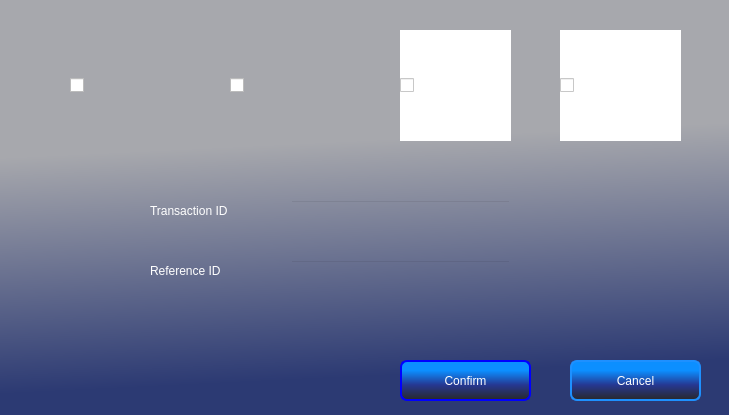
<?xml version="1.0" encoding="UTF-8"?>
<ui version="4.0">
 <class>Payment</class>
 <widget class="QDialog" name="Payment">
  <property name="geometry">
   <rect>
    <x>0</x>
    <y>0</y>
    <width>729</width>
    <height>415</height>
   </rect>
  </property>
  <property name="windowTitle">
   <string>Payment</string>
  </property>
  <property name="styleSheet">
   <string notr="true">QDialog{background-color:qlineargradient(spread:pad, x1:0.625, y1:0, x2:0.704545, y2:0.920455, stop:0.352273 rgba(167, 168, 173, 255), stop:0.965909 rgba(44, 58, 115, 255));
color:white}

QPushButton{background:qlineargradient(spread:pad, x1:0.477273, y1:1, x2:0.477273, y2:0.107955, stop:0 rgba(41, 41, 41, 255), stop:0.431818 rgba(38, 55, 145, 255), stop:0.846591 rgba(12, 143, 255, 255));
border-radius:7px;
color:white;
border:2px solid DodgerBlue;
}
QPushButton:hover{background:qlineargradient(spread:pad, x1:0.477273, y1:1, x2:0.477273, y2:0.107955, stop:0 rgba(12, 143, 255, 255), stop:0.431818 rgba(38, 55, 145, 255), stop:0.846591 rgba(41, 41, 41, 255))
}</string>
  </property>
  <widget class="QStackedWidget" name="stackedWidget">
   <property name="geometry">
    <rect>
     <x>0</x>
     <y>160</y>
     <width>731</width>
     <height>181</height>
    </rect>
   </property>
   <property name="styleSheet">
    <string notr="true">background-color: transparent;</string>
   </property>
   <property name="currentIndex">
    <number>1</number>
   </property>
   <widget class="QWidget" name="Bkash">
    <property name="styleSheet">
     <string notr="true"/>
    </property>
    <widget class="QLabel" name="label">
     <property name="geometry">
      <rect>
       <x>150</x>
       <y>30</y>
       <width>111</width>
       <height>41</height>
      </rect>
     </property>
     <property name="styleSheet">
      <string notr="true">color: rgb(255, 255, 255);
font: 10pt &quot;Comic Sans MS&quot;;
background:transparent;</string>
     </property>
     <property name="text">
      <string>Transaction ID</string>
     </property>
    </widget>
    <widget class="QLineEdit" name="bktr">
     <property name="geometry">
      <rect>
       <x>290</x>
       <y>40</y>
       <width>221</width>
       <height>31</height>
      </rect>
     </property>
     <property name="styleSheet">
      <string notr="true">color: rgb(255, 255, 255);
font: 10pt &quot;Comic Sans MS&quot;;
background:transparent;</string>
     </property>
    </widget>
    <widget class="QLineEdit" name="bkref">
     <property name="geometry">
      <rect>
       <x>290</x>
       <y>100</y>
       <width>221</width>
       <height>31</height>
      </rect>
     </property>
     <property name="styleSheet">
      <string notr="true">color: rgb(255, 255, 255);
font: 10pt &quot;Comic Sans MS&quot;;
background:transparent;</string>
     </property>
    </widget>
    <widget class="QLabel" name="label_2">
     <property name="geometry">
      <rect>
       <x>150</x>
       <y>90</y>
       <width>111</width>
       <height>41</height>
      </rect>
     </property>
     <property name="styleSheet">
      <string notr="true">color: rgb(255, 255, 255);
font: 10pt &quot;Comic Sans MS&quot;;
background:transparent;</string>
     </property>
     <property name="text">
      <string>Reference ID</string>
     </property>
    </widget>
   </widget>
   <widget class="QWidget" name="Rocket">
    <widget class="QLineEdit" name="rktr">
     <property name="geometry">
      <rect>
       <x>290</x>
       <y>40</y>
       <width>221</width>
       <height>31</height>
      </rect>
     </property>
     <property name="styleSheet">
      <string notr="true">color: rgb(255, 255, 255);
font: 10pt &quot;Comic Sans MS&quot;;
background:transparent;</string>
     </property>
    </widget>
    <widget class="QLabel" name="label_3">
     <property name="geometry">
      <rect>
       <x>150</x>
       <y>30</y>
       <width>111</width>
       <height>41</height>
      </rect>
     </property>
     <property name="styleSheet">
      <string notr="true">color: rgb(255, 255, 255);
font: 10pt &quot;Comic Sans MS&quot;;
background:transparent;</string>
     </property>
     <property name="text">
      <string>Transaction ID</string>
     </property>
    </widget>
    <widget class="QLineEdit" name="rkref">
     <property name="geometry">
      <rect>
       <x>290</x>
       <y>100</y>
       <width>221</width>
       <height>31</height>
      </rect>
     </property>
     <property name="styleSheet">
      <string notr="true">color: rgb(255, 255, 255);
font: 10pt &quot;Comic Sans MS&quot;;
background:transparent;</string>
     </property>
    </widget>
    <widget class="QLabel" name="label_4">
     <property name="geometry">
      <rect>
       <x>150</x>
       <y>90</y>
       <width>111</width>
       <height>41</height>
      </rect>
     </property>
     <property name="styleSheet">
      <string notr="true">color: rgb(255, 255, 255);
font: 10pt &quot;Comic Sans MS&quot;;
background:transparent;</string>
     </property>
     <property name="text">
      <string>Reference ID</string>
     </property>
    </widget>
   </widget>
   <widget class="QWidget" name="Visa">
    <widget class="QLabel" name="label_5">
     <property name="geometry">
      <rect>
       <x>170</x>
       <y>40</y>
       <width>111</width>
       <height>41</height>
      </rect>
     </property>
     <property name="styleSheet">
      <string notr="true">color: rgb(255, 255, 255);
font: 10pt &quot;Comic Sans MS&quot;;
background:transparent;</string>
     </property>
     <property name="text">
      <string>Card  Name</string>
     </property>
    </widget>
    <widget class="QLineEdit" name="vscard">
     <property name="geometry">
      <rect>
       <x>310</x>
       <y>100</y>
       <width>201</width>
       <height>31</height>
      </rect>
     </property>
     <property name="styleSheet">
      <string notr="true">color: rgb(255, 255, 255);
font: 10pt &quot;Comic Sans MS&quot;;
background:transparent;</string>
     </property>
    </widget>
    <widget class="QLabel" name="label_6">
     <property name="geometry">
      <rect>
       <x>170</x>
       <y>100</y>
       <width>111</width>
       <height>41</height>
      </rect>
     </property>
     <property name="styleSheet">
      <string notr="true">color: rgb(255, 255, 255);
font: 10pt &quot;Comic Sans MS&quot;;
background:transparent;</string>
     </property>
     <property name="text">
      <string>Card No.</string>
     </property>
    </widget>
    <widget class="QComboBox" name="visacombo">
     <property name="geometry">
      <rect>
       <x>310</x>
       <y>40</y>
       <width>201</width>
       <height>31</height>
      </rect>
     </property>
     <property name="styleSheet">
      <string notr="true">background:Lavender;
border:2px solid gray;
border-radius:5px</string>
     </property>
    </widget>
   </widget>
   <widget class="QWidget" name="Master">
    <widget class="QLabel" name="label_8">
     <property name="geometry">
      <rect>
       <x>170</x>
       <y>100</y>
       <width>111</width>
       <height>41</height>
      </rect>
     </property>
     <property name="styleSheet">
      <string notr="true">color: rgb(255, 255, 255);
font: 10pt &quot;Comic Sans MS&quot;;
background:transparent;</string>
     </property>
     <property name="text">
      <string>Card No.</string>
     </property>
    </widget>
    <widget class="QLineEdit" name="mscard">
     <property name="geometry">
      <rect>
       <x>310</x>
       <y>100</y>
       <width>201</width>
       <height>31</height>
      </rect>
     </property>
     <property name="styleSheet">
      <string notr="true">color: rgb(255, 255, 255);
font: 10pt &quot;Comic Sans MS&quot;;
background:transparent;</string>
     </property>
    </widget>
    <widget class="QLabel" name="label_7">
     <property name="geometry">
      <rect>
       <x>170</x>
       <y>40</y>
       <width>111</width>
       <height>41</height>
      </rect>
     </property>
     <property name="styleSheet">
      <string notr="true">color: rgb(255, 255, 255);
font: 10pt &quot;Comic Sans MS&quot;;
background:transparent;</string>
     </property>
     <property name="text">
      <string>Card  Name</string>
     </property>
    </widget>
    <widget class="QComboBox" name="mastercombo">
     <property name="geometry">
      <rect>
       <x>310</x>
       <y>40</y>
       <width>201</width>
       <height>31</height>
      </rect>
     </property>
     <property name="styleSheet">
      <string notr="true">background:Lavender;
border:2px solid gray;
border-radius:5px</string>
     </property>
    </widget>
   </widget>
  </widget>
  <widget class="QPushButton" name="confirm">
   <property name="geometry">
    <rect>
     <x>400</x>
     <y>360</y>
     <width>131</width>
     <height>41</height>
    </rect>
   </property>
   <property name="styleSheet">
    <string notr="true">color: rgb(255, 255, 255);
font: 10pt &quot;Comic Sans MS&quot;;
border:2px solid blue;</string>
   </property>
   <property name="text">
    <string>Confirm</string>
   </property>
  </widget>
  <widget class="QPushButton" name="cancel">
   <property name="geometry">
    <rect>
     <x>570</x>
     <y>360</y>
     <width>131</width>
     <height>41</height>
    </rect>
   </property>
   <property name="styleSheet">
    <string notr="true">color: rgb(255, 255, 255);
font: 10pt &quot;Comic Sans MS&quot;;</string>
   </property>
   <property name="text">
    <string>Cancel</string>
   </property>
  </widget>
  <widget class="QCheckBox" name="bkashbox">
   <property name="geometry">
    <rect>
     <x>70</x>
     <y>30</y>
     <width>121</width>
     <height>111</height>
    </rect>
   </property>
   <property name="styleSheet">
    <string notr="true">border-image: url(:/resources/img/bkash.png);</string>
   </property>
   <property name="text">
    <string/>
   </property>
  </widget>
  <widget class="QCheckBox" name="rocketbox">
   <property name="geometry">
    <rect>
     <x>230</x>
     <y>30</y>
     <width>121</width>
     <height>111</height>
    </rect>
   </property>
   <property name="styleSheet">
    <string notr="true">border-image: url(:/resources/img/rocket.png);</string>
   </property>
   <property name="text">
    <string/>
   </property>
  </widget>
  <widget class="QCheckBox" name="visabox">
   <property name="geometry">
    <rect>
     <x>400</x>
     <y>30</y>
     <width>111</width>
     <height>111</height>
    </rect>
   </property>
   <property name="styleSheet">
    <string notr="true">background-color: rgb(255, 255, 255);
border-image: url(:/resources/img/visacard.png);</string>
   </property>
   <property name="text">
    <string/>
   </property>
  </widget>
  <widget class="QCheckBox" name="masterbox">
   <property name="geometry">
    <rect>
     <x>560</x>
     <y>30</y>
     <width>121</width>
     <height>111</height>
    </rect>
   </property>
   <property name="styleSheet">
    <string notr="true">border-image: url(:/resources/img/mastercard.png);
background-color: rgb(255, 255, 255);</string>
   </property>
   <property name="text">
    <string/>
   </property>
  </widget>
 </widget>
 <resources/>
 <connections/>
</ui>
